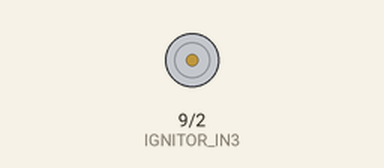
Recording of a sketch running on a simulated Arduino Uno, built with avr-gcc and run on an emulated ATmega328P. Parts: motor-driver pin pairs drawn as motors (green arrow = first pin HIGH = forward, orange = second pin HIGH = backward, longer = more drive, scaled by the enable pin). What the sketch prints to the serial monitor is not drawn.

Above: at 1.0 s.
Timing chart, 0 to 7.9 s (numbered marks = the images above):
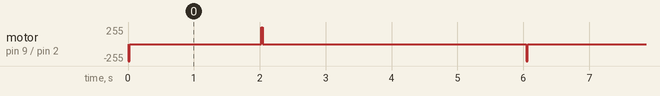

Measured:
- by itself, motor on pin 9 (IGNITOR_IN3) / pin 2 (IGNITOR_IN4): repeats every 6.0 s: stopped 2.0 s, forward 255/255 0.02 s, stopped 4.0 s, backward 255/255 0.02 s

The sketch:

igniter_press.ino
```cpp
/*
 * Ignitor Arm Mechanism Test
 *
 * A simple test program for the ignitor arm mechanism
 * Extends and retracts the arm to test functionality
 */

// Pin definitions for ignitor arm motor
#define IGNITOR_IN3 9    // Motor direction control 1
#define IGNITOR_IN4 2    // Motor direction control 2
#define IGNITOR_EN 7     // Motor enable (PWM)

// Speed and timing settings
#define MOTOR_SPEED 200  // 0-255
#define EXTEND_TIME 23 // Time to extend arm (ms)
#define RETRACT_TIME 23 // Time to retract arm (ms)

void setup() {
  // Initialize serial for debugging
  Serial.begin(9600);
  Serial.println("Ignitor Arm Mechanism Test");

  // Initialize motor control pins
  pinMode(IGNITOR_IN3, OUTPUT);
  pinMode(IGNITOR_IN4, OUTPUT);
  pinMode(IGNITOR_EN, OUTPUT);

  // Make sure motor is stopped initially
  stopMotor();
}

void loop() {
  // Test cycle: extend, pause, retract, long pause

  Serial.println("Extending ignitor arm...");
  extendArm();
  delay(EXTEND_TIME);
  stopMotor();

  Serial.println("Arm extended, holding position...");
  delay(2000);  // Hold position for 2 seconds

  Serial.println("Retracting ignitor arm...");
  retractArm();
  delay(RETRACT_TIME);
  stopMotor();

  Serial.println("Arm retracted, waiting for next cycle...");
  delay(4000);  // 4 second pause between cycles
}

// Function to extend the ignitor arm
void extendArm() {
  digitalWrite(IGNITOR_IN3, LOW);
  digitalWrite(IGNITOR_IN4, HIGH);
  analogWrite(IGNITOR_EN, MOTOR_SPEED);
}

// Function to retract the ignitor arm
void retractArm() {
  digitalWrite(IGNITOR_IN3, HIGH);
  digitalWrite(IGNITOR_IN4, LOW);
  analogWrite(IGNITOR_EN, MOTOR_SPEED);
}

// Function to stop the motor
void stopMotor() {
  digitalWrite(IGNITOR_IN3, LOW);
  digitalWrite(IGNITOR_IN4, LOW);
  analogWrite(IGNITOR_EN, 0);
}
```
